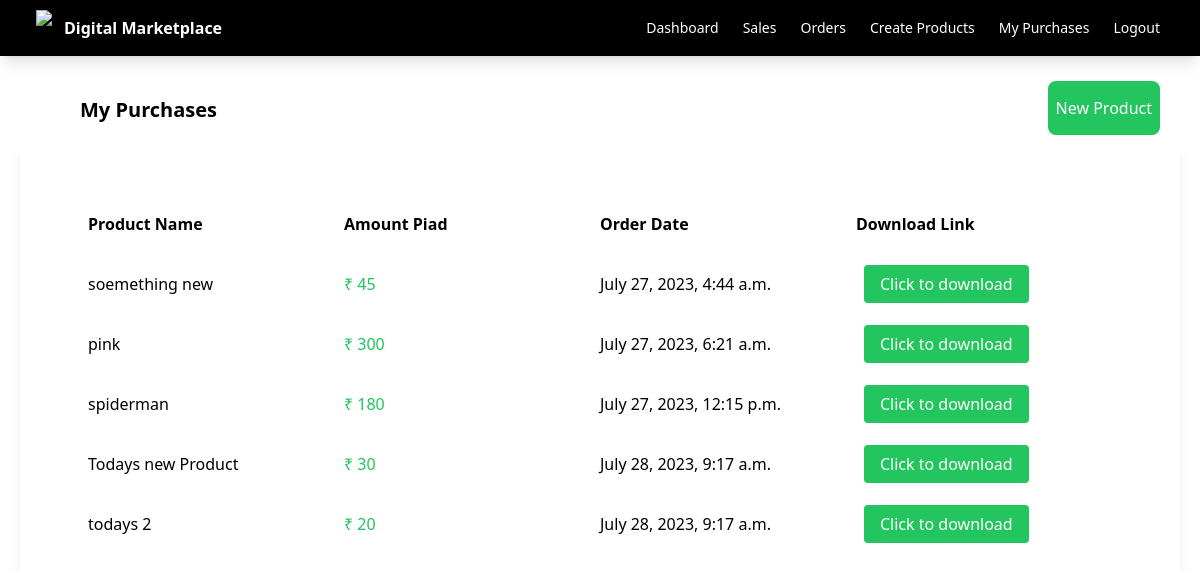
The page /purchases/ (signed in) on the database its author committed.
### mvdm/models.py (models this page shows, shortened)
class OrderDetail(models.Model):
    customer_name = models.CharField(max_length=200)
    customer_email = models.EmailField()
    product = models.ForeignKey(Product, on_delete=models.CASCADE)
    amount = models.IntegerField()
    has_paid = models.BooleanField(default=False)
    created_on = models.DateTimeField(auto_now_add=True)
    updated_on = models.DateTimeField(auto_now_add=True)

class Product(models.Model):
    seller = models.ForeignKey(User, on_delete=models.CASCADE)
    name = models.CharField(max_length=100)
    description = models.CharField(max_length=100)
    price = models.FloatField()
    file = models.FileField(upload_to='uploads')
    total_sales_amount = models.IntegerField(default=0)
    total_sales = models.IntegerField(default=0)

### mvdm/views.py (the view)
# urls.py: path('purchases/', views.my_purchases, name='purchases'),
def my_purchases(request):
    orders = OrderDetail.objects.filter(customer_email= request.user.email)
    return render(request, 'mvdm/purchases.html',{'orders':orders})

### mvdm/templates/mvdm/purchases.html
{% extends 'mvdm/base.html' %}
{% block body %}
    <div class="flex justify-between">
        <div class="ml-20 mt-10 font-bold text-xl">
            My Purchases
        </div>
        <div class="ml-20 mt-10">
            <a class="bg-green-500 text-white px-2 py-4 mr-10 rounded-lg" href="{% url 'mvdm:createproduct' %}">New Product</a>
        </div>
    </div>
    <div class="products-container shadow-lg p-10 m-5">
        <div class="order-header flex m-5 p-2 font-bold">
            <div class="w-1/4">
                Product Name
            </div>
            <div class="w-1/4">
                Amount Piad
            </div>
            <div class="w-1/4">
                Order Date
            </div>
            <div class="w-1/4">
                Download Link
            </div>
        </div>
        {% for order in orders %}
        <div class="flex m-5 p-2">
            <div class="w-1/4">
                {{ order.product.name}}
            </div>
            <div class="w-1/4 text-green-500">
                ₹ {{ order.amount }}
            </div>
            <div class="w-1/4">
                {{ order.created_on }}
            </div>
            <div class="w-1/4">
                <a class="bg-green-500 text-white px-4 py-2 rounded m-2" href="{{ order.product.file.url }}" download>Click to download</a>
            </div>
        </div>
        {% endfor %}
    </div>
{% endblock %}

### mvdm/templates/mvdm/base.html (shortened to what this page needs)
<!DOCTYPE html>
<html lang="en">
<head>
    <script src="https://cdn.tailwindcss.com"></script>
</head>
<body>
    <nav class="shadow-lg bg-black text-white">
        <div class="flex flex-wrap justify-between ml-5 items-center mx-auto px-4 py-2.5">
            <a href="{% url 'mvdm:index' %}" class="flex items-center">
                <img class="h-9 mr-3" src="https://cdn0.iconfinder.com/data/icons/energy-free/32/Energy_Energy_Coal_Cart_Mining_Fuel-512.png">
                <span class="self-center text-xml font-semibold">Digital Marketplace</span>
            </a>
            <div class="flex items-center">
                {% if request.user.is_authenticated %}
                <a href="{% url 'mvdm:dashboard' %}" class="mr-6 text-sm font-medium text-grey-500">Dashboard</a>
                <a href="{% url 'mvdm:sales' %}" class="mr-6 text-sm font-medium text-grey-500">Sales</a>
                <a href="{% url 'mvdm:order' %}" class="mr-6 text-sm font-medium text-grey-500">Orders</a>
                <a href="{% url 'mvdm:createproduct' %}" class="mr-6 text-sm font-medium text-grey-500">Create Products</a>
                <a href="{% url 'mvdm:purchases' %}" class="mr-6 text-sm font-medium text-grey-500">My Purchases</a>
                <a href="{% url 'mvdm:logout' %}" class="mr-6 text-sm font-medium text-grey-500">Logout</a>
                {% else %}
                <a href="{% url 'mvdm:login' %}" class="mr-6 text-sm font-medium text-grey-500">Log in</a>
                {% endif %}
            </div>
        </div>
    </nav>
    {% block body %}
    {% endblock %}
</body>
</html>

### rows shown on the page
OrderDetail: product.name "soemething new", amount "45", created_on "July 27, 2023, 4:44 a.m."
OrderDetail: product.name "pink", amount "300", created_on "July 27, 2023, 6:21 a.m."
OrderDetail: product.name "spiderman", amount "180", created_on "July 27, 2023, 12:15 p.m."
OrderDetail: product.name "Todays new Product", amount "30", created_on "July 28, 2023, 9:17 a.m."
OrderDetail: product.name "todays 2", amount "20", created_on "July 28, 2023, 9:17 a.m."
